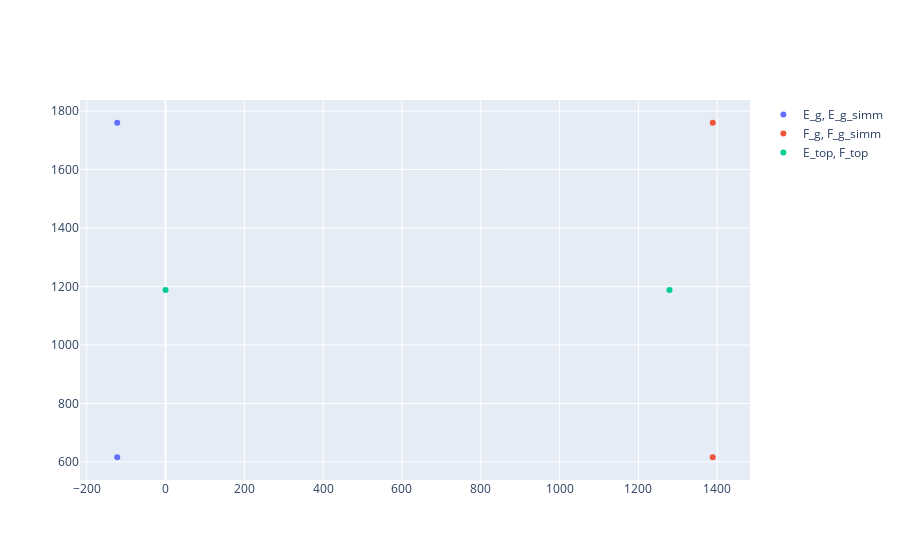

Notebook cell for this chart:
### Code cell
# find flipped intersection point
# Example usage
p1 = E_g
# find E_g symmetric with respect to the line E_top, F_top in y axis
E_g_simm = np.array([E_g[0], 2*E_top[1]-E_g[1], E_g[2]])
p1 = E_g_simm


p2 = E_top
p3= F_g
F_g_simm = np.array([F_g[0], 2*F_top[1]-F_g[1], F_g[2]])
p3 = F_g_simm
p4= F_top


# plot E_g, E_g_simm, F_g, F_g_simm
fig2 = go.Figure()
fig2.add_trace(go.Scatter(x=[E_g[0], E_g_simm[0]], y=[E_g[1], E_g_simm[1]], mode='markers', name='E_g, E_g_simm'))
fig2.add_trace(go.Scatter(x=[F_g[0], F_g_simm[0]], y=[F_g[1], F_g_simm[1]], mode='markers', name='F_g, F_g_simm'))
# add E_top, F_top
fig2.add_trace(go.Scatter(x=[E_top[0], F_top[0]], y=[E_top[1], F_top[1]], mode='markers', name='E_top, F_top'))
fig2.show()

### Figure 1 — Plotly figure (JSON) as saved in the notebook; plotly's stock layout.template omitted (floating-point values rounded to 4 significant figures)
{"data": [{"mode": "markers", "name": "E_g, E_g_simm", "type": "scatter", "x": [-122.6, -122.6], "y": [1760.0, 616.0]}, {"mode": "markers", "name": "F_g, F_g_simm", "type": "scatter", "x": [1389.0, 1389.0], "y": [1760.0, 616.0]}, {"mode": "markers", "name": "E_top, F_top", "type": "scatter", "x": [0, 1279], "y": [1188, 1188]}], "layout": {}}
